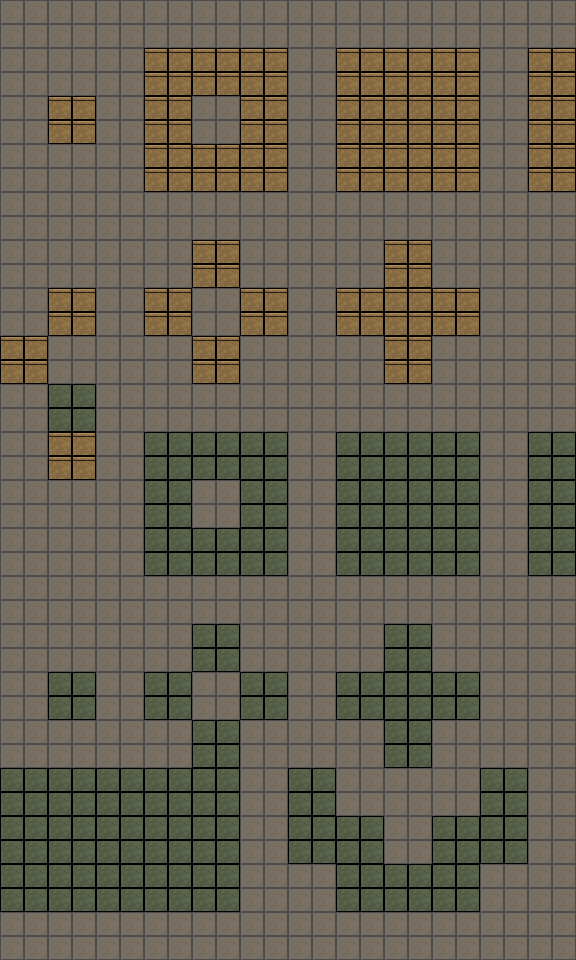

Tiled map render using the project's own tile images. Description and the map definition, with tile-layer contents summarised, below:
An orthogonal 24x40 tile map with 24x24 px tiles, 4 tile layers (BG1, BG2, OVR1, Collide), 5 hidden layers not drawn, 8 tilesets.

<map version="1.0" orientation="orthogonal" width="24" height="40" tilewidth="24" tileheight="24">
 <tileset firstgid="1" name="processing" tilewidth="24" tileheight="24">
  <image source="../../tiles/processing.png" width="48" height="48" />
 </tileset>
 <tileset firstgid="5" name="0 0 0" tilewidth="24" tileheight="24">
  <image source="../../tiles/0 0 0.png" width="288" height="288" />
 </tileset>
 <tileset firstgid="149" name="0 0 1" tilewidth="24" tileheight="24">
  <image source="../../tiles/0 0 1.png" width="264" height="288" />
 </tileset>
 <tileset firstgid="281" name="0 0 -1" tilewidth="24" tileheight="24">
  <image source="../../tiles/0 0 -1.png" width="264" height="288" />
 </tileset>
 <tileset firstgid="413" name="0 1 0" tilewidth="24" tileheight="24">
  <image source="../../tiles/0 1 0.png" width="264" height="288" />
 </tileset>
 <tileset firstgid="545" name="0 -1 0" tilewidth="24" tileheight="24">
  <image source="../../tiles/0 -1 0.png" width="264" height="288" />
 </tileset>
 <tileset firstgid="677" name="1 0 0" tilewidth="24" tileheight="24">
  <image source="../../tiles/1 0 0.png" width="264" height="288" />
 </tileset>
 <tileset firstgid="809" name="-1 0 0" tilewidth="24" tileheight="24">
  <image source="../../tiles/-1 0 0.png" width="264" height="288" />
 </tileset>
 <layer name="BG1" width="24" height="40">
  <data>[960 cells, 960 non-empty, 1 distinct tile ids]</data>
 </layer>
 <layer name="BG2" width="24" height="40">
  <data>[960 cells, 960 non-empty, 3 distinct tile ids]</data>
 </layer>
 <layer name="EF1" width="24" height="40" visible="0">
  <data>[960 cells, 64 non-empty, 1 distinct tile ids]</data>
 </layer>
 <layer name="EF2" width="24" height="40" visible="0">
  <data>[960 cells, 64 non-empty, 1 distinct tile ids]</data>
 </layer>
 <layer name="ENT" width="24" height="40" visible="0">
  <data>[960 cells, 0 non-empty, 0 distinct tile ids]</data>
 </layer>
 <layer name="MC" width="24" height="40" visible="0">
  <data>[960 cells, 0 non-empty, 0 distinct tile ids]</data>
 </layer>
 <layer name="OVR1" width="24" height="40">
  <data>[960 cells, 0 non-empty, 0 distinct tile ids]</data>
 </layer>
 <layer name="OVR2" width="24" height="40" visible="0">
  <data>[960 cells, 64 non-empty, 1 distinct tile ids]</data>
 </layer>
 <layer name="Collide" width="24" height="40">
  <data>[960 cells, 0 non-empty, 0 distinct tile ids]</data>
 </layer>
</map>
